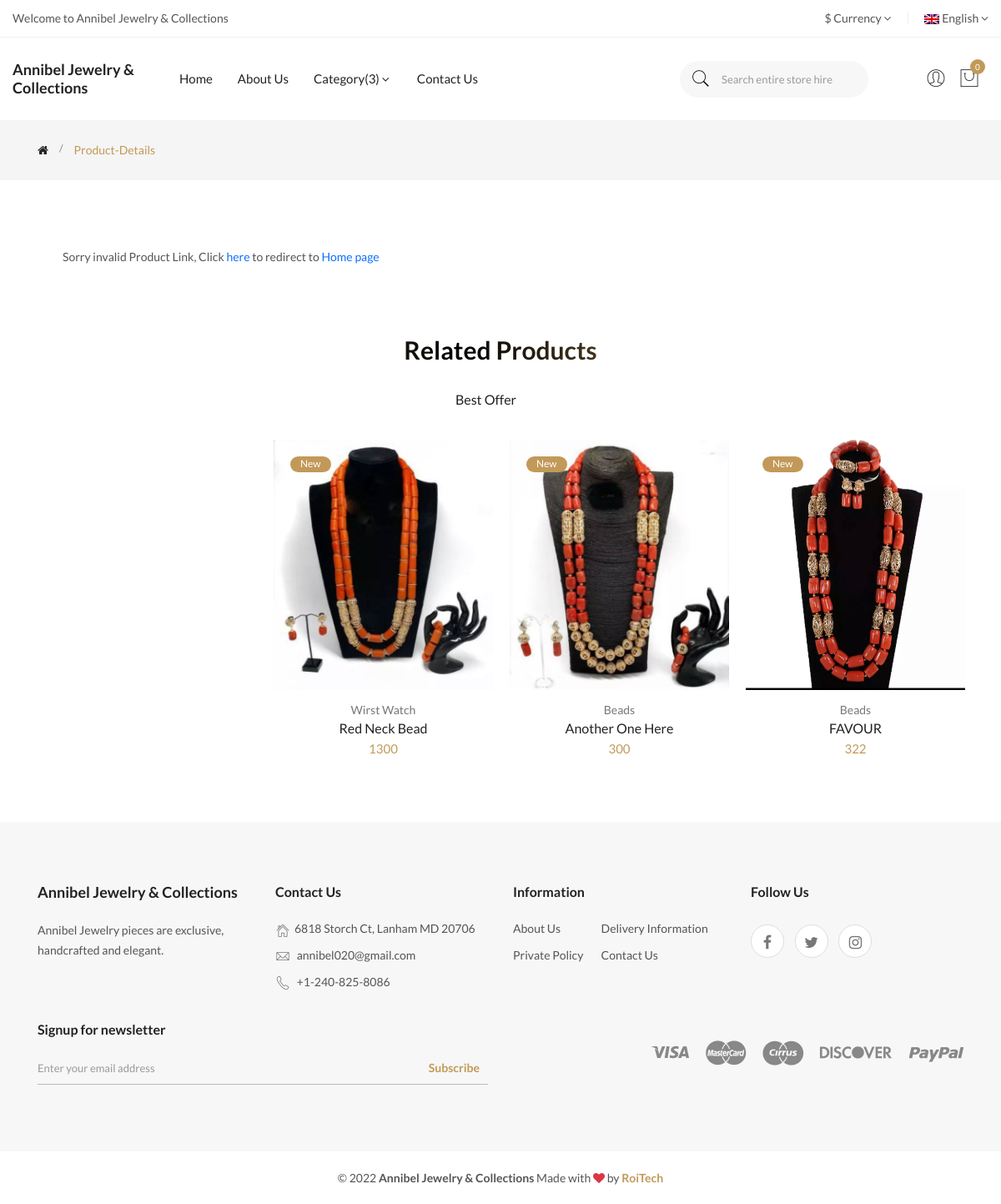
The page /product.php on the database its author committed.
### tables this page shows
CREATE TABLE `products` (
  `id` int(11) NOT NULL,
  `category_id` int(11) NOT NULL,
  `name` text NOT NULL,
  `description` text NOT NULL,
  `slug` varchar(200) NOT NULL,
  `price` double NOT NULL,
  `photo1` text NOT NULL,
  `photo2` text NOT NULL,
  `photo3` text NOT NULL,
  `photo4` text NOT NULL,
  `date_added` date NOT NULL DEFAULT current_timestamp(),
  `counter` int(11) NOT NULL
);

### product.php (the view, shortened to what the rows shown need)
<?php
    require_once('system/models/userSharedComponents.php');
    include 'includes/header.php';
    include 'includes/navbar.php';
 ?>
    <main>
        <section class="product-area section-padding">
            <div class="container">
                <div class="row">
                    <div class="col-12">
                        <div class="section-title text-center">
                            <h2 class="title">Related products</h2>
                        </div>
                    </div>
                </div>
                <div class="row">
                    <div class="col-12">
                        <div class="product-container">
                            <div class="tab-content">
                                <div class="tab-pane fade show active" id="tab1">
                                    <div class="product-carousel-4 slick-row-10 slick-arrow-style">
                                    <?php
                                        $product = $sharedmodel->getData("SELECT * FROM products ORDER BY RAND() DESC");
                                        if (!empty($product))
                                        {
                                            foreach($product as $item)
                                            {
                                                $productid = $sharedmodel->protect($item["id"]);
                                                $name = $item["name"];
                                                $categoryida = $item["category_id"];
                                                $categoryid = $sharedmodel->protect($item["category_id"]);
                                                $price = $item["price"];
                                                $photo1 = $item["photo1"];
                                                $FeaturedImage1 = (!empty($photo1)) ? 'uploads/'.$photo1 : 'assets/img/default.png';
                                                $catname = implode(" ",$sharedmodel->getCategoryName($categoryida));
                                    ?>
                                        <div class="product-item">
                                            <figure class="product-thumb">
                                                <a href="product.php?id=<?php echo $productid ?>">
                                                    <img class="pri-img" src="<?php echo $FeaturedImage1 ?>" alt="<?php echo $name ?> Image1" width="200" height="300">
                                                </a>
                                                <div class="product-badge">
                                                    <div class="product-label new">
                                                        <span>new</span>
                                                    </div>
                                                </div>
                                                <div class="button-group">
                                                </div>
                                            </figure>
                                            <div class="product-caption text-center">
                                                <div class="product-identity">
                                                    <p class="manufacturer-name"><a href="category.php?id=<?php echo $categoryid ?>"><?php echo $catname ?></a></p>
                                                </div>
                                                <h6 class="product-name">
                                                    <a href="product.php?id=<?php echo $productid ?>"><?php echo $name ?></a>
                                                </h6>
                                                <div class="price-box">
                                                    <span class="price-regular"><?php echo $price ?></span>
                                                </div>
                                            </div>
                                        </div>
                                    <?php
                                            }
                                        }
                                        else
                                        {
                                    ?>
                                    <div class="container">
                                        <h4>Sorry no Product Available</a></h4>
                                    </div>
                                     <?php
                                        }
                                    ?>
                                    </div>
                                </div>
                            </div>
                        </div>
                    </div>
                </div>
            </div>
        </section>
    </main>
    <?php
        include 'includes/scripts.php';
    ?>
</html>

### rows shown on the page
products: photo1 (picture), catname "Wirst Watch", name "Red Neck Bead", price "1300"
products: photo1 (picture), catname "Beads", name "Another One Here", price "300"
products: photo1 (picture), catname "Beads", name "FAVOUR", price "322"

### other values the page prints
$sharedmodel->getItemCount("category") "3"
